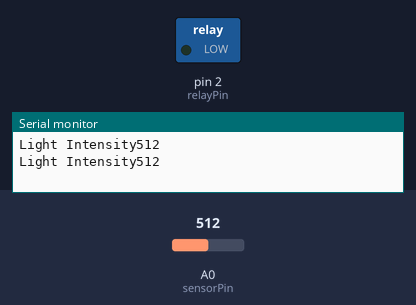
Bench run of a sketch on a simulated Arduino Uno, built with avr-gcc and run on an emulated ATmega328P. Parts: switched loads named in the sketch (green lamp = pin HIGH), the last lines printed to the serial monitor. The test bench sets the inputs (shaded band); at power-on: A0 (sensorPin) = 512.

Above: at 2.8 s.
2.9 s: A0 (sensorPin) set to 163
5.6 s: A0 (sensorPin) set to 141
At 7.1 s:
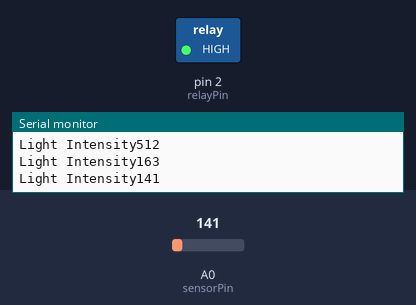
8.3 s: A0 (sensorPin) set to 160
At 11.2 s:
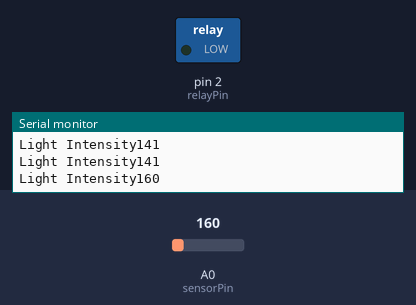
11.5 s: A0 (sensorPin) set to 140
At 12.9 s:
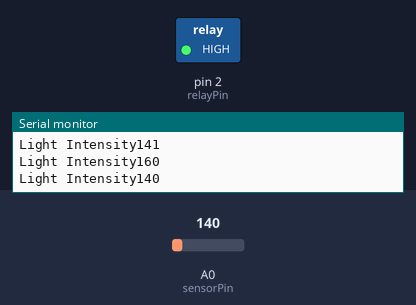
Timing chart, 0 to 14.5 s (numbered marks = the images above; inputs shaded):
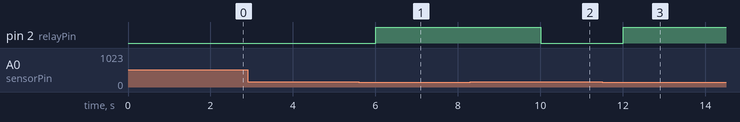

The sketch:

automatic-day-light-sensing-for-home-automation.ino
```cpp
//Tech Trends Shameer
//Automatic Day Light Sensing for Home Automation

const int sensorPin = A0; // Connect TEMP600 to analog pin A0
const int relayPin = 2;  // Connect relay or transistor to digital pin D2

void setup() {
  Serial.begin(115200);
  pinMode(sensorPin, INPUT);
  pinMode(relayPin, OUTPUT);
}

void loop() {
  int lightIntensity = analogRead(sensorPin);

  // Adjust the threshold value based on your environment
  //int threshold = 500;
  Serial.print("Light Intensity");
  Serial.println(lightIntensity);
  if (lightIntensity < 150) {
    // Turn on the light
    digitalWrite(relayPin, HIGH);
  } else {
    // Turn off the light
    digitalWrite(relayPin, LOW);
  }

  delay(2000); // Adjust the delay based on your needs
}
```

Measured:
- the behaviour switches between 150 and 149 on A0 (sensorPin) (found by bisection; images 0 and 1)
- after the input at 5.6 s, pin 2 (relayPin): LOW → HIGH after 0.40 s
- after the input at 8.3 s, pin 2 (relayPin): HIGH → LOW after 1.7 s
- after the input at 11.5 s, pin 2 (relayPin): LOW → HIGH after 0.50 s
